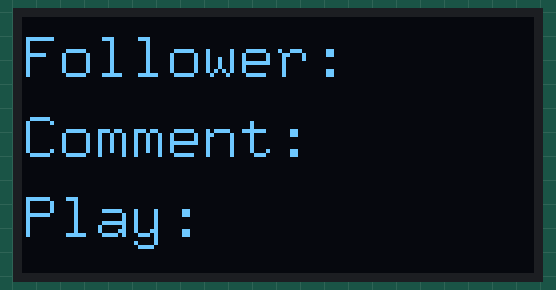
The sketch below on a simulated ESP8266 (NodeMCU). On the bench: 128×64 one-colour display. WiFi joins after 1.5 s; servers stay silent unless stated; what the sketch prints to the serial monitor is not drawn.

Above: at 1.6 s.

The sketch:

zuiho_bilibili.ino
```cpp
#include<ESP8266WiFi.h>
#include<ArduinoHttpClient.h>
#include<ArduinoJson.h>
#include"setting.h"
#include<Wire.h>
#include <U8g2lib.h>


String device_name="zuiho_bilibili"; //设备名，与python文件中保持一致
U8G2_SSD1306_128X64_NONAME_F_HW_I2C u8g2(U8G2_R0,U8X8_PIN_NONE,14,2);//四脚0.96寸OLED，IIC控制（SDA，SCL）


const char *host="dweet.io";
WiFiClient wifi;
HttpClient client=HttpClient(wifi,host,80);

void setup() {
  // put your setup code here, to run once:
  Serial.begin(9600);
  connect_to_wifi();
  u8g2.begin();
  u8g2.setFont(u8g2_font_9x15_tf);   // 选择合适的字体
  //显示屏显示信息
  u8g2.clearBuffer();                   // 清除内存

  u8g2.drawStr(0,15,"Follower:");    // 将内容放入内存中
  u8g2.drawStr(0,35,"Comment:");    // 将内容放入内存中
  u8g2.drawStr(0,55,"Play:");    // 将内容放入内存中
  u8g2.sendBuffer();                    // 将内部内存转移到显示器
}

void loop() {
  // put your main code here, to run repeatedly:
  Serial.println("getting state");
  String url="/get/latest/dweet/for/"+ device_name;
  //连接到dweet.io
  client.get(url);

  int statusCode =client.responseStatusCode();
  String response=client.responseBody();
  Serial.print("Status code:");
  Serial.println(statusCode);
  Serial.println(response);

  //arduino json assistant生成
  StaticJsonDocument<384> doc;

  DeserializationError error = deserializeJson(doc, response);

  if (error) {
    Serial.print(F("deserializeJson() failed: "));
    Serial.println(error.f_str());
    return;
  }

  JsonObject data = doc["with"][0];

  JsonObject with_0 = doc["with"][0];


  JsonObject with_0_content = with_0["content"];
  String follower = with_0_content["follower: "]; //取出需要部分
  String comment = with_0_content["comment: "];
  String totalplay = with_0_content["play: "];
  //
  //串口打印信息
  Serial.printf("follower:%s\n",follower.c_str());
  Serial.printf("comment:%s\n",comment.c_str());
  Serial.printf("play:%s\n",totalplay.c_str());

  /*
  display.clearDisplay();
  display.fillScreen(WHITE);
  display.display();
  */
  //显示屏显示信息
  u8g2.clearBuffer();                   // 清除内存

  u8g2.drawStr(0,15,"Follower:");    // 将内容放入内存中
  u8g2.drawStr(80,15,follower.c_str());    // 将内容放入内存中 c_str()将string转为char*
  u8g2.drawStr(0,35,"Comment:");    // 将内容放入内存中
  u8g2.drawStr(80,35,comment.c_str());    // 将内容放入内存中
  u8g2.drawStr(0,55,"Play:");    // 将内容放入内存中
  u8g2.drawStr(50,55,totalplay.c_str());    // 将内容放入内存中
  u8g2.sendBuffer();                    // 将内部内存转移到显示器

  delay(5000);
}
```

setting.h
```cpp
#include<ESP8266WiFi.h>
//wifi用户名、密码
const char *ssid ="";
const char *password="";

void connect_to_wifi()
{
  Serial.println("setting wifi mode");
  WiFi.mode(WIFI_STA);
  WiFi.begin(ssid,password);
  Serial.printf("Connecting to %s",ssid);
  while(WiFi.status()!=WL_CONNECTED)
  {
    delay(500);
    Serial.print(".");
  }
  Serial.print("Connected");
}
```
